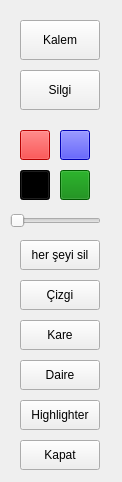
<?xml version="1.0" encoding="UTF-8"?>
<ui version="4.0">
 <class>PenTools</class>
 <widget class="QWidget" name="PenTools">
  <property name="geometry">
   <rect>
    <x>0</x>
    <y>0</y>
    <width>122</width>
    <height>482</height>
   </rect>
  </property>
  <property name="minimumSize">
   <size>
    <width>122</width>
    <height>482</height>
   </size>
  </property>
  <property name="windowTitle">
   <string>Kalem Araçları</string>
  </property>
  <widget class="QPushButton" name="pen_btn">
   <property name="geometry">
    <rect>
     <x>20</x>
     <y>20</y>
     <width>80</width>
     <height>40</height>
    </rect>
   </property>
   <property name="text">
    <string>Kalem</string>
   </property>
  </widget>
  <widget class="QPushButton" name="eraser_btn">
   <property name="geometry">
    <rect>
     <x>20</x>
     <y>70</y>
     <width>80</width>
     <height>40</height>
    </rect>
   </property>
   <property name="text">
    <string>Silgi</string>
   </property>
  </widget>
  <widget class="QPushButton" name="color_red">
   <property name="geometry">
    <rect>
     <x>20</x>
     <y>130</y>
     <width>30</width>
     <height>30</height>
    </rect>
   </property>
   <property name="styleSheet">
    <string>QPushButton { background-color: red; }</string>
   </property>
   <property name="text">
    <string/>
   </property>
  </widget>
  <widget class="QPushButton" name="color_blue">
   <property name="geometry">
    <rect>
     <x>60</x>
     <y>130</y>
     <width>30</width>
     <height>30</height>
    </rect>
   </property>
   <property name="styleSheet">
    <string>QPushButton { background-color: blue; }</string>
   </property>
   <property name="text">
    <string/>
   </property>
  </widget>
  <widget class="QPushButton" name="color_black">
   <property name="geometry">
    <rect>
     <x>20</x>
     <y>170</y>
     <width>30</width>
     <height>30</height>
    </rect>
   </property>
   <property name="styleSheet">
    <string>QPushButton { background-color: black; }</string>
   </property>
   <property name="text">
    <string/>
   </property>
  </widget>
  <widget class="QPushButton" name="color_green">
   <property name="geometry">
    <rect>
     <x>60</x>
     <y>170</y>
     <width>30</width>
     <height>30</height>
    </rect>
   </property>
   <property name="styleSheet">
    <string>QPushButton { background-color: green; }</string>
   </property>
   <property name="text">
    <string/>
   </property>
  </widget>
  <widget class="QPushButton" name="line_btn">
   <property name="geometry">
    <rect>
     <x>20</x>
     <y>280</y>
     <width>80</width>
     <height>30</height>
    </rect>
   </property>
   <property name="text">
    <string>Çizgi</string>
   </property>
  </widget>
  <widget class="QPushButton" name="rect_btn">
   <property name="geometry">
    <rect>
     <x>20</x>
     <y>320</y>
     <width>80</width>
     <height>30</height>
    </rect>
   </property>
   <property name="text">
    <string>Kare</string>
   </property>
  </widget>
  <widget class="QPushButton" name="ellipse_btn">
   <property name="geometry">
    <rect>
     <x>20</x>
     <y>360</y>
     <width>80</width>
     <height>30</height>
    </rect>
   </property>
   <property name="text">
    <string>Daire</string>
   </property>
  </widget>
  <widget class="QPushButton" name="highlight_btn">
   <property name="geometry">
    <rect>
     <x>20</x>
     <y>400</y>
     <width>80</width>
     <height>30</height>
    </rect>
   </property>
   <property name="text">
    <string>Highlighter</string>
   </property>
  </widget>
  <widget class="QPushButton" name="exit_btn">
   <property name="geometry">
    <rect>
     <x>20</x>
     <y>440</y>
     <width>80</width>
     <height>30</height>
    </rect>
   </property>
   <property name="text">
    <string>Kapat</string>
   </property>
  </widget>
  <widget class="QSlider" name="horizontalSlider">
   <property name="geometry">
    <rect>
     <x>10</x>
     <y>210</y>
     <width>91</width>
     <height>22</height>
    </rect>
   </property>
   <property name="orientation">
    <enum>Qt::Horizontal</enum>
   </property>
  </widget>
  <widget class="QPushButton" name="clear_all_btn">
   <property name="geometry">
    <rect>
     <x>20</x>
     <y>240</y>
     <width>80</width>
     <height>30</height>
    </rect>
   </property>
   <property name="text">
    <string>her şeyi sil</string>
   </property>
  </widget>
 </widget>
 <resources/>
 <connections/>
</ui>
